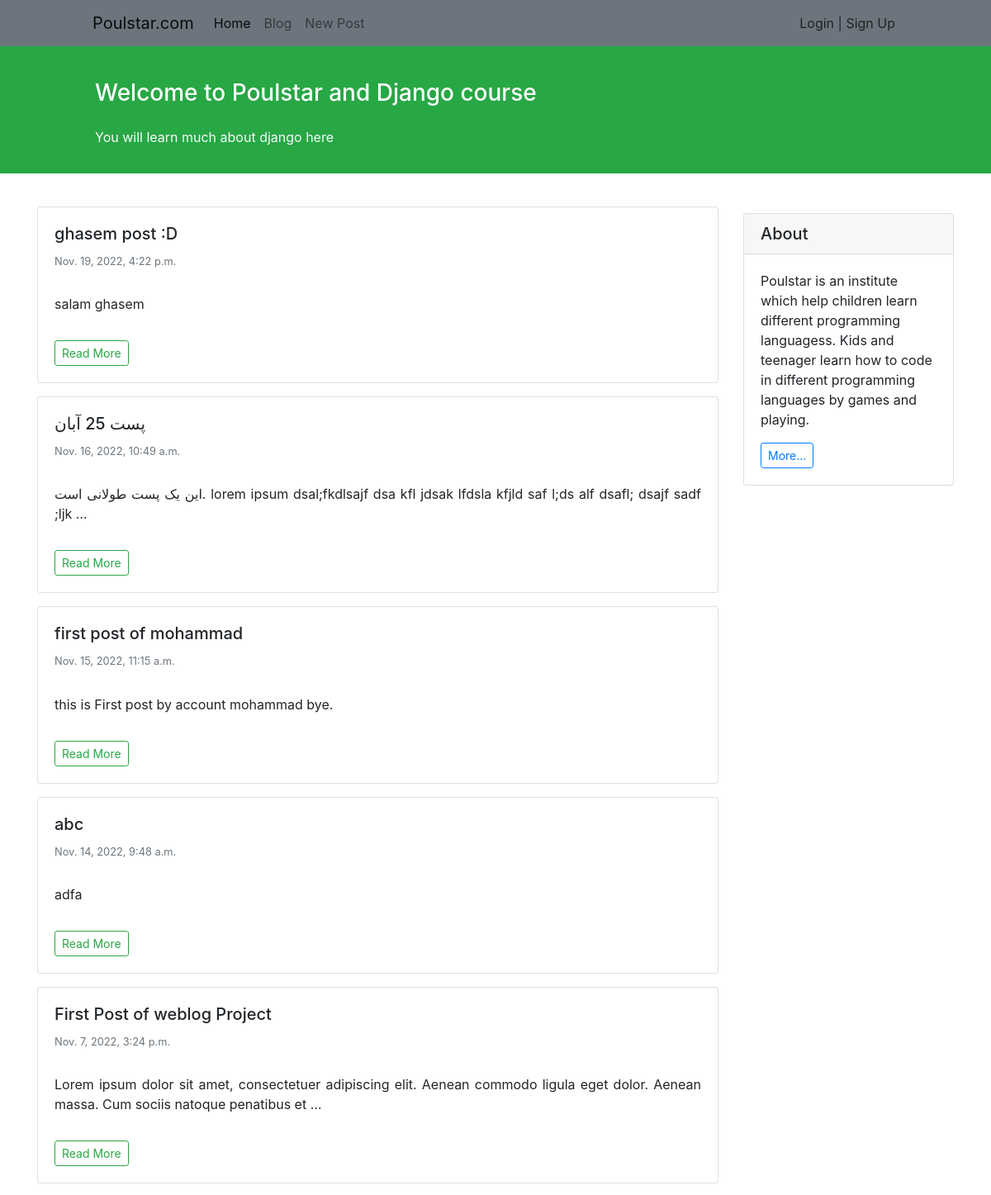
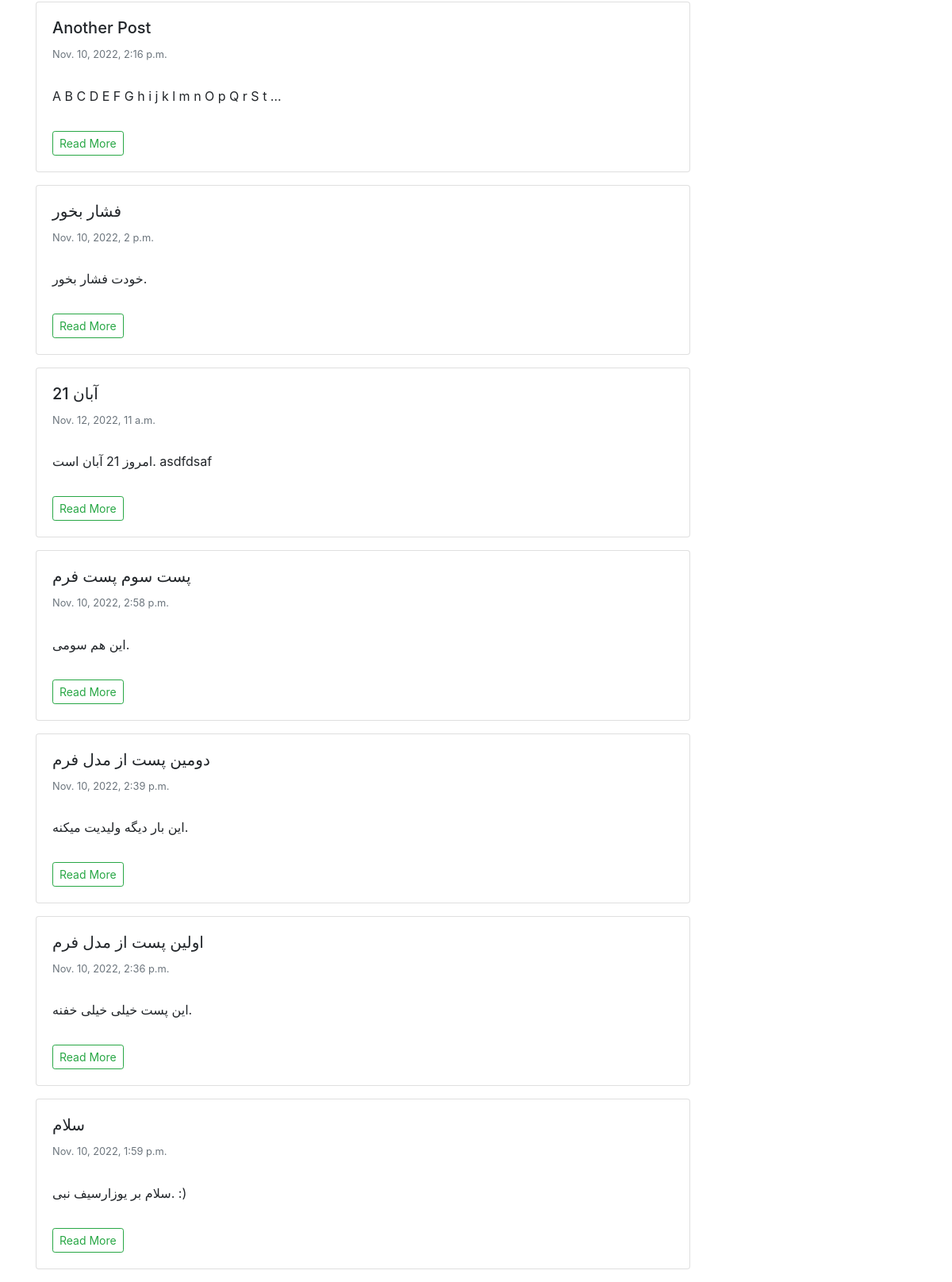
Screenshot of /blog/ with the database file from the repository (2 pictures, top to bottom).
### blog/models.py (models this page shows, shortened)
class Post(models.Model):
    STATUS_CHOICES = (
        ('pub', 'published'),
        ('drf', 'draft'),
    )
    title = models.CharField(max_length=100)
    text = models.TextField()
    author = models.ForeignKey(to='auth.User', on_delete=models.CASCADE)
    datetime_created = models.DateTimeField(auto_now_add=True)
    datetime_modified = models.DateTimeField(auto_now=True)
    status = models.CharField(choices=STATUS_CHOICES, max_length=3)

### blog/views.py (the view)
# urls.py: path('', views.post_list_view, name='posts_list'),
def post_list_view(request):
    posts = Post.objects.filter(status='pub').order_by('-datetime_modified')
    context = { 'posts': posts }
    return render(request, 'blog/posts_list.html', context)

### blog/templates/blog/posts_list.html (shortened to what this page needs)
{% extends '_base.html' %}
{% load my_tags %}
{% block content %}
<div class="container mt-4">
    <div class="row">
        <div class="col-9">
            {% for post in posts %}
            <div class="card shadow-sm my-3">
                <div class="card-body">
                    <h5 class="card-title"> {{ post.title }} </h5>
                    <h6 class="card-subtitle mb-2 text-muted small py-2"> {{ post.datetime_created }} </h6>
                    <p class="card-text py-3" style="text-align: justify;">
                        {{ post.text | truncatewords:20 }}
                    </p>
                    <a href = "{% url 'post_detail' post.id %}" class="btn btn-sm btn-outline-success">Read More</a>
                </div>
            </div>
            {% endfor %}
        </div>
        <div class="col-3">
            <div class="card my-4">
                <h5 class="card-header">About</h5>
                <div class="card-body">
                    <p class="card-text";>Poulstar is an institute which help children learn
                        different programming languagess. Kids and teenager learn how to
                        code in different programming languages by games and playing.
                    </p>
                    <a href="#"
                        class="btn btn-sm btn-outline-primary">
                        More...
                    </a>
                </div>
            </div>
        </div>
    </div>
</div>
{% endblock content %}

### templates/_base.html (shortened to what this page needs)
<!doctype html>
<html lang="en">
<head>
    <link rel="stylesheet" href="https://cdn.jsdelivr.net/npm/bootstrap@4.0.0/dist/css/bootstrap.min.css">
</head>
<body>
<nav class="navbar navbar-expand-lg navbar-light bg-secondary">
    <div class="container-fluid mx-5 px-5">
        <a class="navbar-brand" href="https://www.poulstar.com" target="_blank">Poulstar.com</a>
        <div class="collapse navbar-collapse" id="navbarNavAltMarkup">
            <div class="navbar-nav">
                <a class="nav-link active" aria-current="page" href="{% url 'posts_list' %}">Home</a>
                <a class="nav-link" href="{% url 'posts_list' %}">Blog</a>
                <a class="nav-link" href="{% url 'create' %}">New Post</a>
            </div>
        </div>
        <div class="mx-1">
            {% if user.is_authenticated %}
                <span> Welcome {{ user.username }} </span> | <a href={% url 'logout' %} style="color: #222"> Logout </a>
            {% else %}
                <a href="{% url 'login' %}" style="color: #222">Login</a> | <a href={% url 'signup' %} style="color: #222"> Sign Up </a>
            {% endif %}
        </div>
    </div>
</nav>
<div class="container-fluid bg-success">
    <div class="row py-3">
        <div class="col-md-8 col-md-10 mx-auto">
            <h3 class="my-4 mt-3 text-white">Welcome to Poulstar and Django course</h3>
            <p class="text-light">You will learn much about django here</p>
        </div>
    </div>
</div>
{% block content %}
{% endblock content %}
</body>
</html>

### rows the page displays
Post: title "ghasem post :D", datetime_created "Nov. 19, 2022, 4:22 p.m.", text "salam ghasem"
Post: title "پست 25 آبان", datetime_created "Nov. 16, 2022, 10:49 a.m.", text "این یک پست طولانی است. lorem ipsum dsal;fkdlsajf dsa kfl jdsak lfdsla kfjld saf l;ds alf dsafl; dsajf sadf ;ljk …"
Post: title "first post of mohammad", datetime_created "Nov. 15, 2022, 11:15 a.m.", text "this is First post by account mohammad bye."
Post: title "abc", datetime_created "Nov. 14, 2022, 9:48 a.m.", text "adfa"
Post: title "First Post of weblog Project", datetime_created "Nov. 7, 2022, 3:24 p.m.", text "Lorem ipsum dolor sit amet, consectetuer adipiscing elit. Aenean commodo ligula eget dolor. Aenean massa. Cum sociis natoque penatibus et …"
Post: title "Another Post", datetime_created "Nov. 10, 2022, 2:16 p.m.", text "A B C D E F G h i j k l m n O p Q r S t …"
Post: title "فشار بخور", datetime_created "Nov. 10, 2022, 2 p.m.", text "خودت فشار بخور."
Post: title "21 آبان", datetime_created "Nov. 12, 2022, 11 a.m.", text "امروز 21 آبان است. asdfdsaf"
Post: title "پست سوم پست فرم", datetime_created "Nov. 10, 2022, 2:58 p.m.", text "این هم سومی."
Post: title "دومین پست از مدل فرم", datetime_created "Nov. 10, 2022, 2:39 p.m.", text "این بار دیگه ولیدیت میکنه."
Post: title "اولین پست از مدل فرم", datetime_created "Nov. 10, 2022, 2:36 p.m.", text "این پست خیلی خیلی خفنه."
Post: title "سلام", datetime_created "Nov. 10, 2022, 1:59 p.m.", text "سلام بر یوزارسیف نبی. :)"
